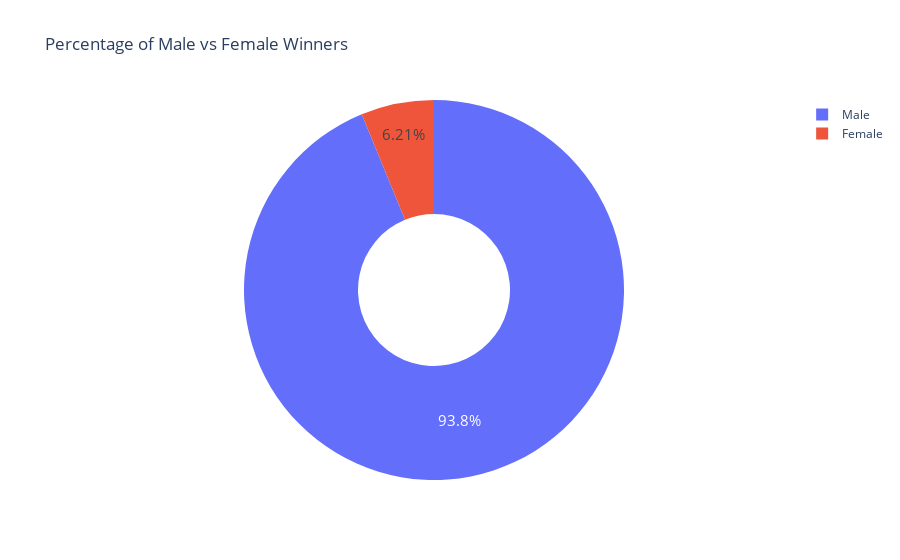

Source (notebook cell):
### Markdown cell above
**Challenge**: Create a [donut chart using plotly](https://plotly.com/python/pie-charts/) which shows how many prizes went to men compared to how many prizes went to women. What percentage of all the prizes went to women?

### Code cell
biology = df_data.sex.value_counts()

fig = px.pie(labels=biology.index, values=biology.values, title='Percentage of Male vs Female Winners', names=biology.index, hole=0.4)
fig.update_traces(textposition='inside', textfont_size=15, textinfo='percent')

fig.show()

### Figure 1 — Plotly figure (JSON) as saved in the notebook; plotly's stock layout.template omitted (floating-point values rounded to 4 significant figures)
{"data": [{"domain": {"x": [0, 1], "y": [0, 1]}, "hole": 0.4, "hovertemplate": "label=%{label}<br>value=%{value}<extra></extra>", "labels": ["Male", "Female"], "legendgroup": "", "name": "", "showlegend": true, "textfont": {"size": 15}, "textinfo": "percent", "textposition": "inside", "type": "pie", "values": [876, 58]}], "layout": {"legend": {"tracegroupgap": 0}, "title": {"text": "Percentage of Male vs Female Winners"}}}
